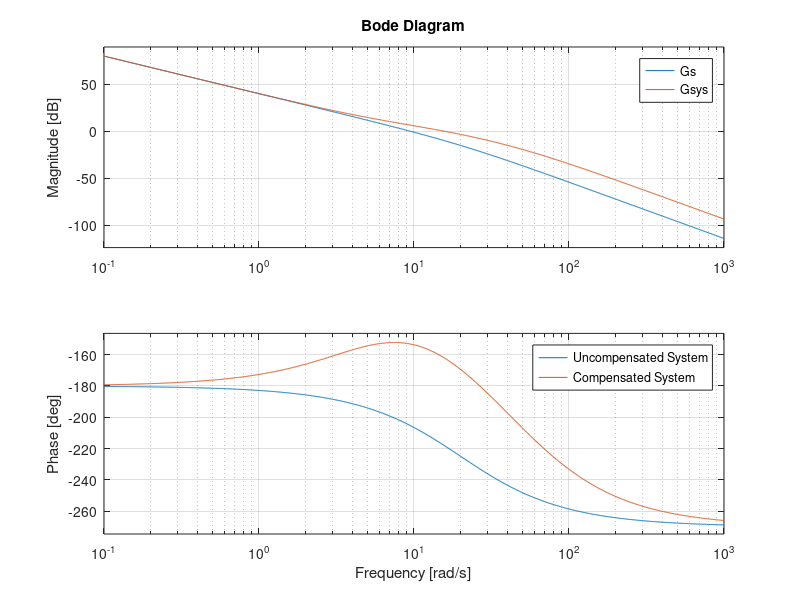

Source code (MATLAB): (Note: this script raises an error after producing the figure.)
clc;
clear all;
close all;
num = 100;
den = [0.05 1 0 0]
Gs = tf(num, den);
numc = [0.2 1];
denc = [0.0186 1];
Gcom = tf(numc, denc);
Gsys = Gs*Gcom;
bode(Gs, Gsys);
legend('Uncompensated System', 'Compensated System');
As = allmargin(Gs);
Asys = allmargin(Gsys);